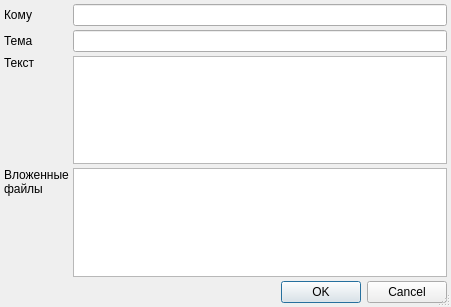
<ui version="4.0" >
 <class>SendMailDialog</class>
 <widget class="QDialog" name="SendMailDialog" >
  <property name="windowModality" >
   <enum>Qt::ApplicationModal</enum>
  </property>
  <property name="geometry" >
   <rect>
    <x>0</x>
    <y>0</y>
    <width>451</width>
    <height>307</height>
   </rect>
  </property>
  <property name="windowTitle" >
   <string>Подготовка к отправке email</string>
  </property>
  <property name="sizeGripEnabled" >
   <bool>true</bool>
  </property>
  <property name="modal" >
   <bool>true</bool>
  </property>
  <layout class="QGridLayout" >
   <property name="leftMargin" >
    <number>4</number>
   </property>
   <property name="topMargin" >
    <number>4</number>
   </property>
   <property name="rightMargin" >
    <number>4</number>
   </property>
   <property name="bottomMargin" >
    <number>4</number>
   </property>
   <property name="horizontalSpacing" >
    <number>4</number>
   </property>
   <property name="verticalSpacing" >
    <number>4</number>
   </property>
   <item row="0" column="0" >
    <widget class="QLabel" name="lblRecipient" >
     <property name="text" >
      <string>Кому</string>
     </property>
     <property name="buddy" >
      <cstring>edtRecipient</cstring>
     </property>
    </widget>
   </item>
   <item row="0" column="1" >
    <widget class="QLineEdit" name="edtRecipient" />
   </item>
   <item row="1" column="0" >
    <widget class="QLabel" name="lblSubject" >
     <property name="text" >
      <string>Тема</string>
     </property>
     <property name="buddy" >
      <cstring>edtSubject</cstring>
     </property>
    </widget>
   </item>
   <item row="1" column="1" >
    <widget class="QLineEdit" name="edtSubject" />
   </item>
   <item row="2" column="0" >
    <widget class="QLabel" name="lblText" >
     <property name="text" >
      <string>Текст</string>
     </property>
     <property name="alignment" >
      <set>Qt::AlignLeading|Qt::AlignLeft|Qt::AlignTop</set>
     </property>
     <property name="buddy" >
      <cstring>edtText</cstring>
     </property>
    </widget>
   </item>
   <item row="2" column="1" >
    <widget class="QTextEdit" name="edtText" />
   </item>
   <item row="4" column="0" colspan="2" >
    <widget class="QDialogButtonBox" name="buttonBox" >
     <property name="standardButtons" >
      <set>QDialogButtonBox::Cancel|QDialogButtonBox::NoButton|QDialogButtonBox::Ok</set>
     </property>
    </widget>
   </item>
   <item row="3" column="0" >
    <widget class="QLabel" name="label" >
     <property name="text" >
      <string>Вложенные
файлы</string>
     </property>
     <property name="alignment" >
      <set>Qt::AlignLeading|Qt::AlignLeft|Qt::AlignTop</set>
     </property>
    </widget>
   </item>
   <item row="3" column="1" >
    <widget class="CTableView" name="tblAttach" />
   </item>
  </layout>
 </widget>
 <customwidgets>
  <customwidget>
   <class>CTableView</class>
   <extends>QTableView</extends>
   <header>TableView.h</header>
  </customwidget>
 </customwidgets>
 <tabstops>
  <tabstop>edtRecipient</tabstop>
  <tabstop>edtSubject</tabstop>
  <tabstop>edtText</tabstop>
  <tabstop>buttonBox</tabstop>
 </tabstops>
 <resources/>
 <connections>
  <connection>
   <sender>buttonBox</sender>
   <signal>accepted()</signal>
   <receiver>SendMailDialog</receiver>
   <slot>accept()</slot>
   <hints>
    <hint type="sourcelabel" >
     <x>295</x>
     <y>281</y>
    </hint>
    <hint type="destinationlabel" >
     <x>258</x>
     <y>302</y>
    </hint>
   </hints>
  </connection>
  <connection>
   <sender>buttonBox</sender>
   <signal>rejected()</signal>
   <receiver>SendMailDialog</receiver>
   <slot>reject()</slot>
   <hints>
    <hint type="sourcelabel" >
     <x>332</x>
     <y>287</y>
    </hint>
    <hint type="destinationlabel" >
     <x>316</x>
     <y>303</y>
    </hint>
   </hints>
  </connection>
 </connections>
</ui>
